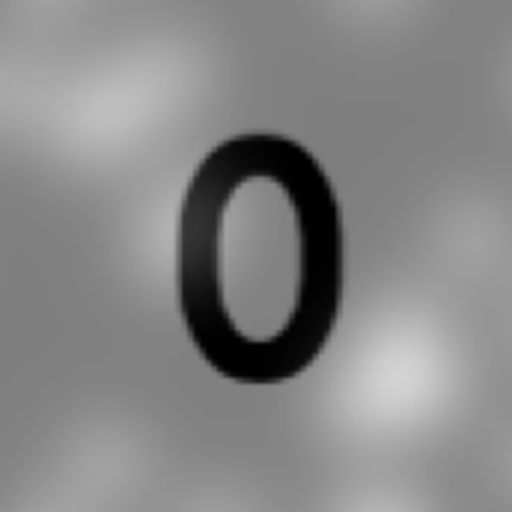
%> input picture clases/Cap01_Introduccion/matlab/zero256.png, 512 x 512 px
$ octave PAT01_showSegmentation.m   (GNU Octave 9; MATLAB toolbox functions it lacks are replaced by stand-ins)
%> lines starting %> are read from the running program, lines starting %| are printed output that depends on the picture
close all
I = imread('zero256.png');
%> I is the input picture: size 512x512 uint8; min 0, max 211, mean 133.7
figure(1)
imshow(I)
axis on

hp = impixelinfo;
set(hp, 'Position', [5 350 150 20]);
fontsize(12, "points");

pause

figure(2)
t = 2;
mesh(I')
colormap('gray')
colorbar
axis([0 512 0 512 0 256])
view(90,90)
pause
colormap('parula')
colorbar
axis([0 512 0 512 0 256])
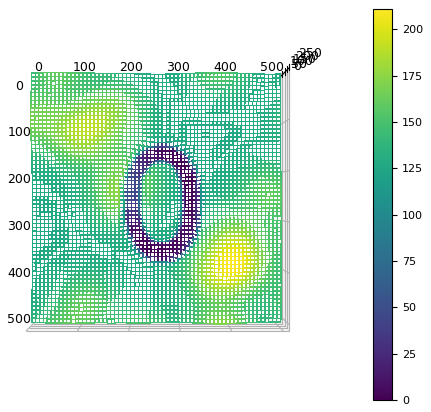
%> figure redrawn from the program's plot data
pause
[caz,cel] = view;
figure(3)
if t==3
    subplot(1,3,1)
    imshow(I)
end
y = '';


for i=0:2:256
    subplot(1,t,t-1)
    hold off
    mesh(I')
    hold on
    J = i*ones(512,512);
    mesh(J')
    view(caz,cel);
    axis off
    axis([0 512 0 512 0 256])
    subplot(1,t,t)
    imshow(I<i)
    title(['Threshold = ' num2str(i)],'Color','white')
    if isempty(y)
%> (the run ends here)
